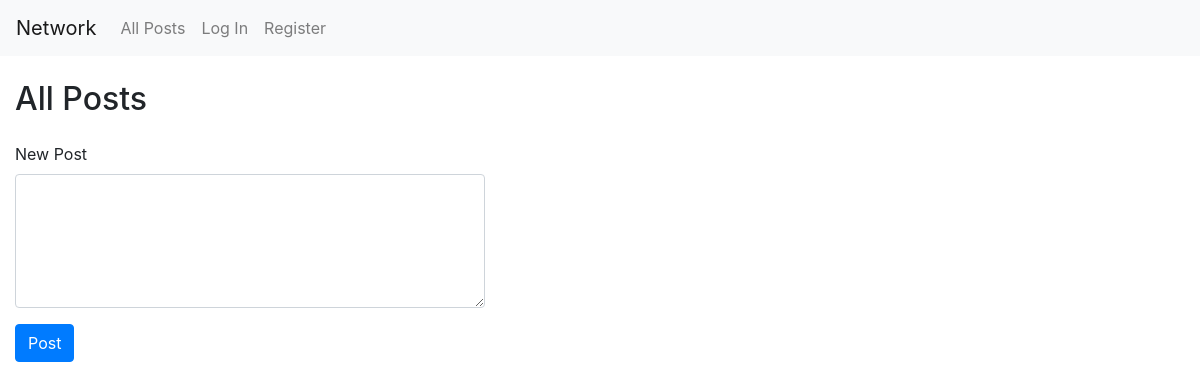
The app's page /, older data.
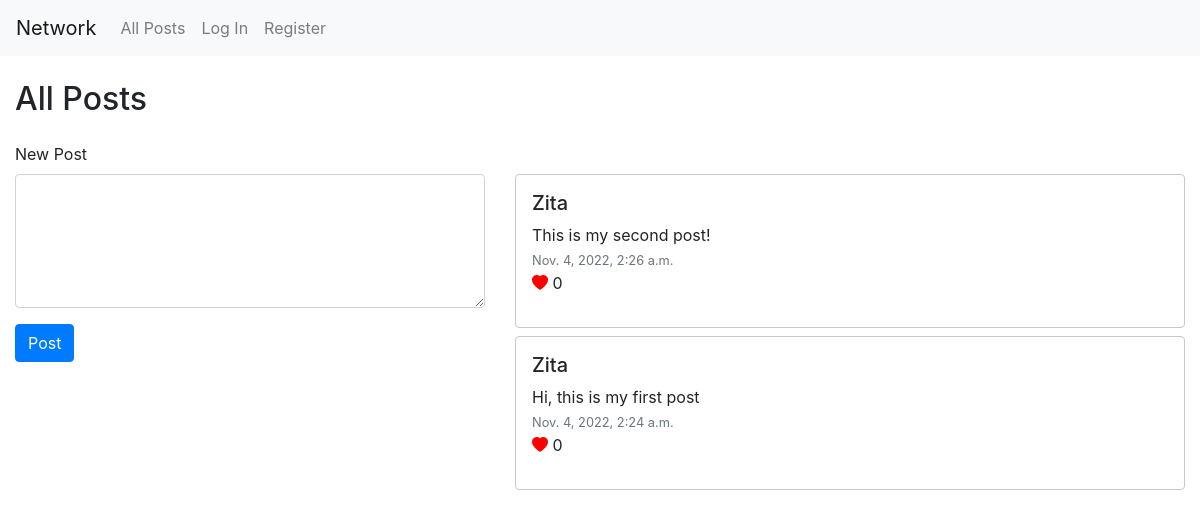
The same page, newer data.
### network/models.py (models this page shows, shortened)
class Post(models.Model):
    poster = models.ForeignKey('User', on_delete=models.CASCADE, related_name='poster')
    content = models.TextField()
    date_created = models.DateTimeField(default=timezone.now)
    number_of_like = models.IntegerField(default=0)

class User(AbstractUser):
    pass

### network/views.py (the view)
# urls.py: path("", views.index, name="index"),
def index(request):
    posts = Post.objects.all().order_by('date_created').reverse()
    return render(request, "network/index.html", {
        'form': NewPostForm(),
        'posts': posts
    })

### network/forms.py
class NewPostForm(forms.Form):
    content = forms.CharField(widget=forms.Textarea(attrs={'rows': '5', 'class' : 'form-control mb-3'}), max_length=160)

### network/templates/network/index.html (shortened to what this page needs)
{% extends "network/layout.html" %}
{% block body %}
    <h2 class="my-4">All Posts</h2>
    <div class="row">
        <div class="col-lg-5">
            <form action="{% url 'add_post' %}" method="post">
                <div class="fieldWrapper form-group">
                    <label for="{{ form.content.id_for_label }}">New Post</label>
                    {{ form.content }}
                </div>
                <input type="submit" value="Post" class="btn btn-primary">
            </form>
        </div>
        <div class="col-lg-7 mt-4">
            {% for post in posts %}
            <div class="border rounded my-2 p-3" id="post">
                <h5>{{ post.poster }}</h5>
                <ul class="list-unstyled">
                    <li>{{ post.content }}</li>
                    <li><small class="text-muted">{{ post.date_created }}</small></li>
                    <li><i class="bi bi-heart-fill" id="heart"></i> {{ post.number_of_like }}</li>
                </ul>
            </div>
            {% endfor %}
        </div>
    </div>
{% endblock %}

Row changes from the older to the newer data that the page shows:
added Post: poster "Zita", content "This is my second post!", date_created "Nov. 4, 2022, 2:26 a.m.", number_of_like "0"
added Post: poster "Zita", content "Hi, this is my first post", date_created "Nov. 4, 2022, 2:24 a.m.", number_of_like "0"
